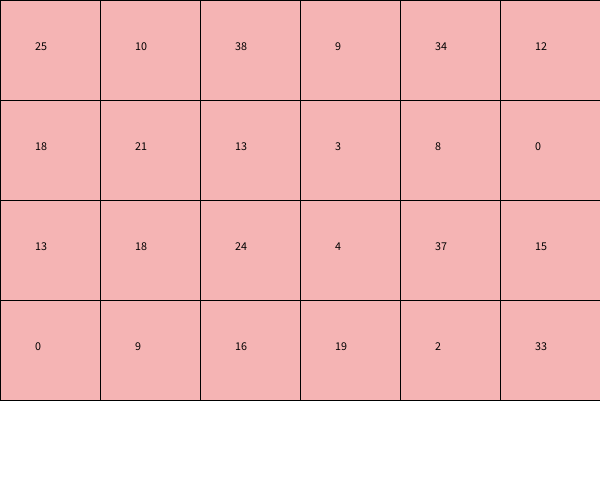
Frame 1 (no input)
Frame 60 (the mouse pressed at the canvas centre just before this capture): identical to frame 1, image omitted
Frame 120 (the mouse held since frame 60 and released just before this capture): identical to frame 1, image omitted

The Processing sketch that drew this single still picture (run headless with seeded random() and noise(); from frame 60 on, the mouse is pressed at the canvas centre):

// Processing sketch: Week11_2
// ── Week11_2.pde
void setup()
{
  size(600,500);
  for(int i=0;i<4;i++)
  {
    for(int j=0;j<6;j++)
    {
      value[i][j] = int(random(40));
    }
  }
}
int [][] value = new int[4][6];
void draw()
{
  background(255);
  for(int i=0;i<4;i++)
  {//y
    for(int j=0;j<6;j++)
    {//x
      fill(#F5B4B4);rect(j*100,i*100,100,100);
      fill(0); text(value[i][j],j*100+35,i*100+50);
    }
  }
}
